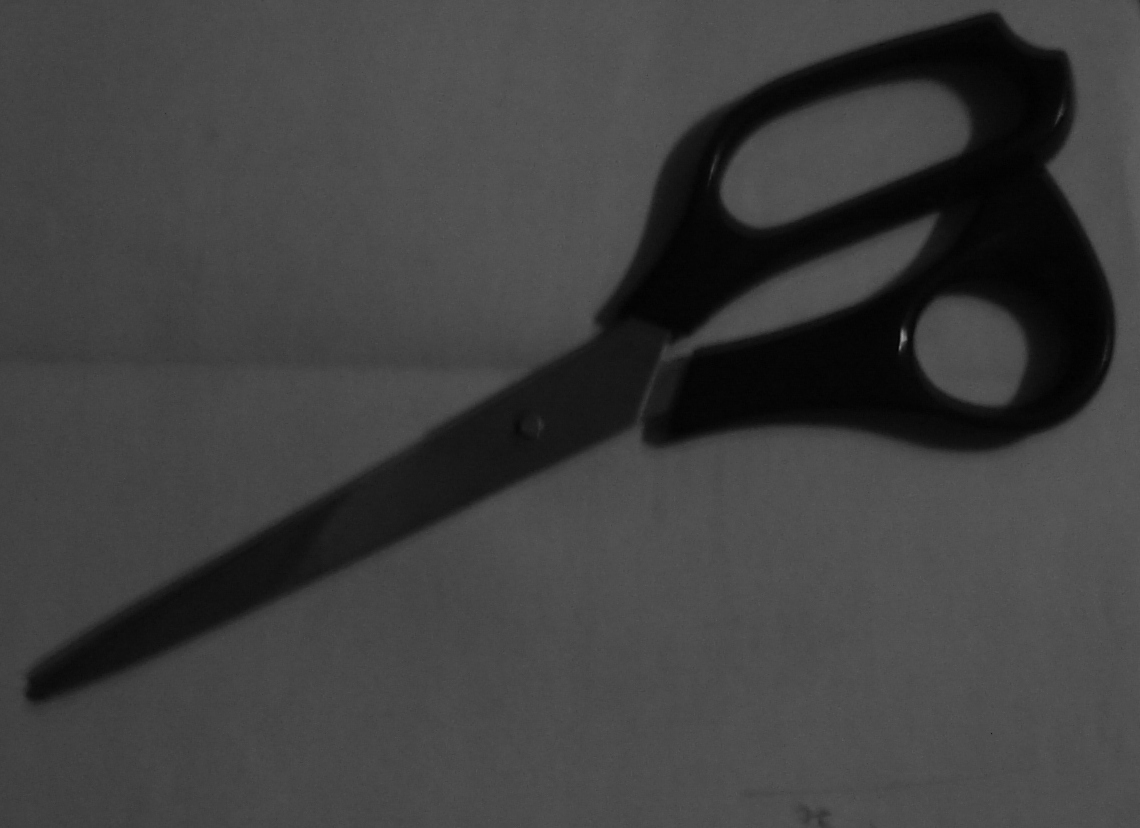
#> input picture Practica1/Imagenes/sci-2.bmp, 1140 x 828 px; the run also reads 1 picture not shown here
$ jupyter execute --allow-errors practica1.ipynb   (shell and % lines are left out)
#> lines starting #> are read from the running program, lines starting #| are printed output that depends on the picture; after the words box and inside, x2 and y2 are one past the last pixel; in counts of white or black regions, pixels touching at a corner belong together; long printed decimals are rounded
### 1- Adquirir tres imagenes en tonalidad de grises de dos objetos distintos con ilumninacion de intensidad baja, media y alta.

[cell 1]
import cv2
import numpy as np
import matplotlib.pyplot as plt

[cell 2]
#Para que las salidas queden empotradas
%pylab inline

[cell 3]
#Imagenes
path1 = '../Imagenes/sci-2.bmp'
path2 = '../Imagenes/sci-3.bmp'
path3 = '../Imagenes/sci-4.bmp'
path4 = '../Imagenes/tar-5.bmp'
path5 = '../Imagenes/tar-6.bmp'
path6 = '../Imagenes/tar-7.bmp'

[cell 4]
#Leemos las imagenes
img1 = cv2.imread(path1)
#> img1 is the input picture: shape (828, 1140, 3); min 0, max 157, mean 63.8
img2 = cv2.imread(path2)
img3 = cv2.imread(path3)
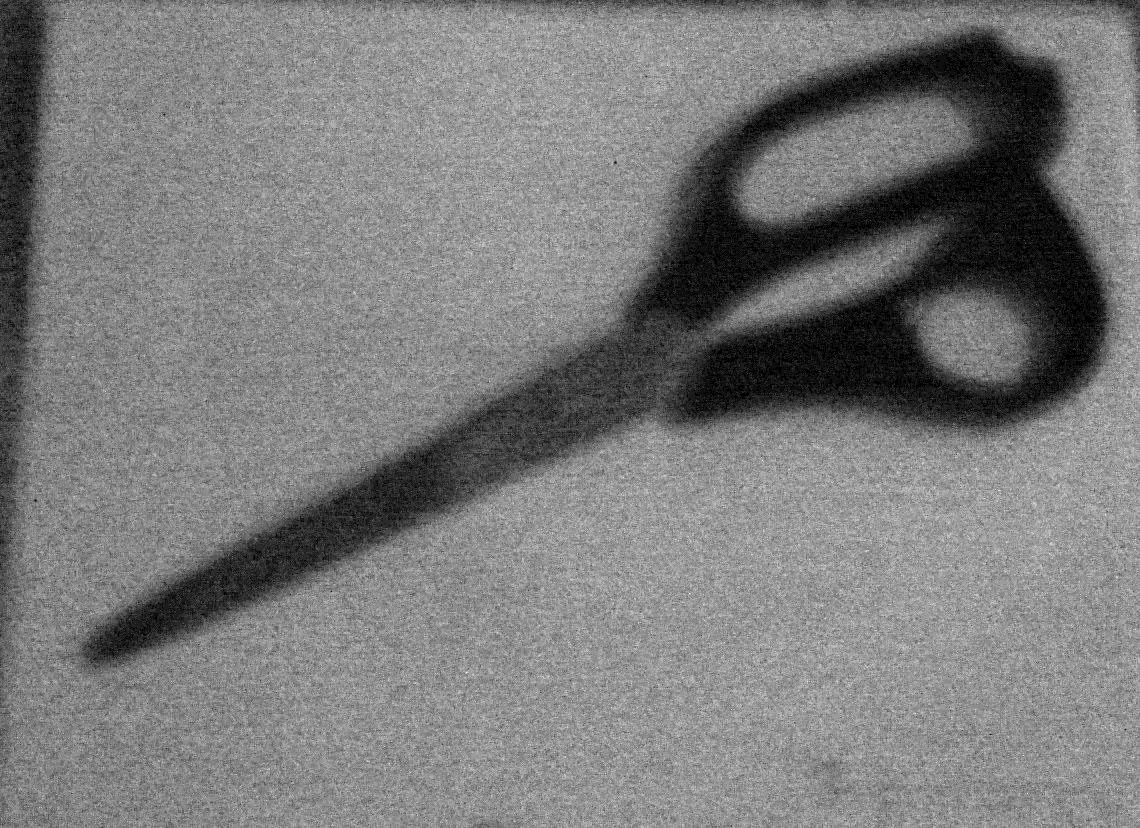
#> input picture Practica1/Imagenes/sci-4.bmp, 1140 x 828 px
#> img3 is the input picture: shape (828, 1140, 3); min 0, max 18, mean 8.69
img4 = cv2.imread(path4)
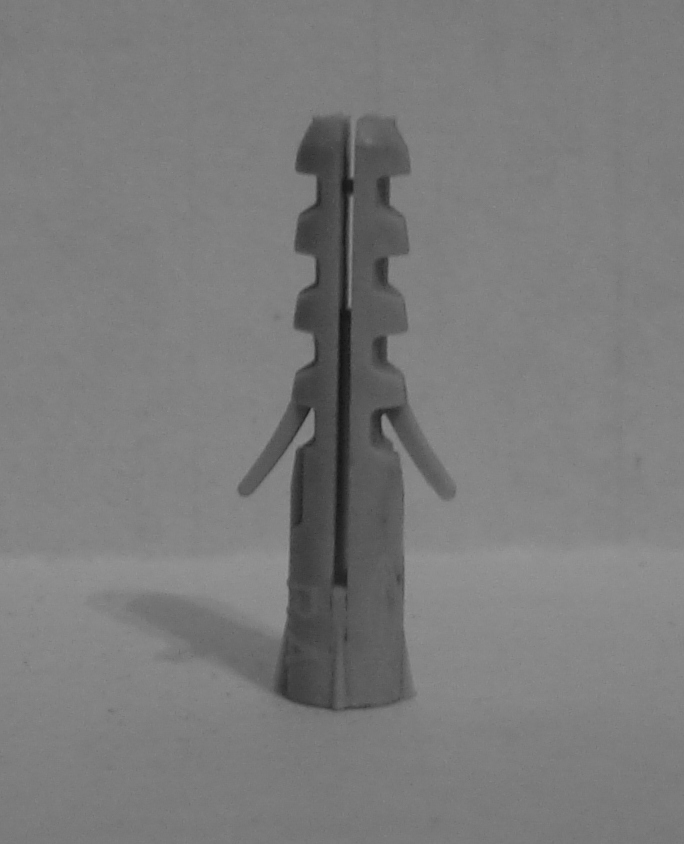
#> input picture Practica1/Imagenes/tar-5.bmp, 684 x 844 px
#> img4 is the input picture: shape (844, 684, 3); min 19, max 153, mean 122.8
img5 = cv2.imread(path5)
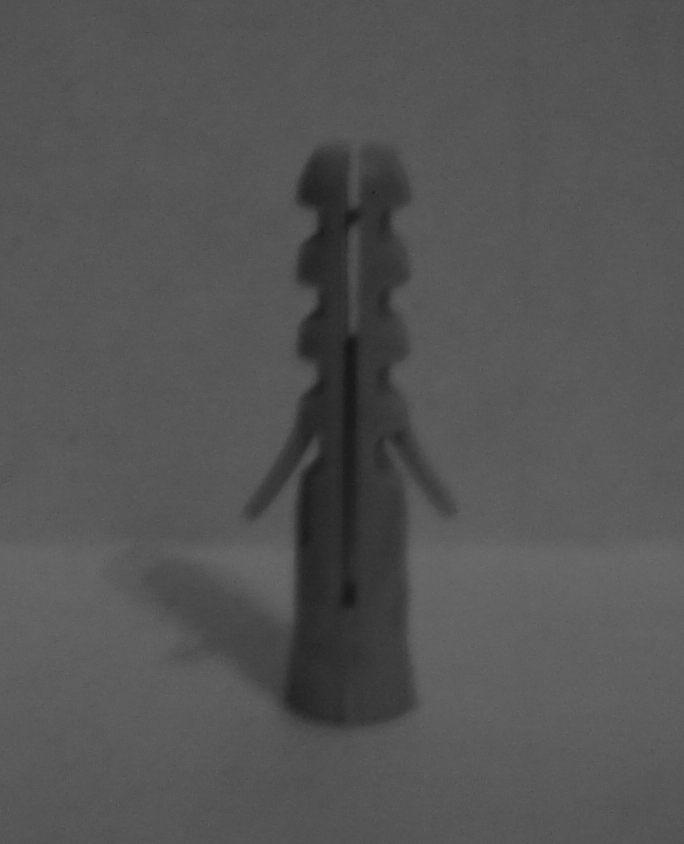
#> input picture Practica1/Imagenes/tar-6.bmp, 684 x 844 px
#> img5 is the input picture: shape (844, 684, 3); min 21, max 112, mean 84.5
img6 = cv2.imread(path6)
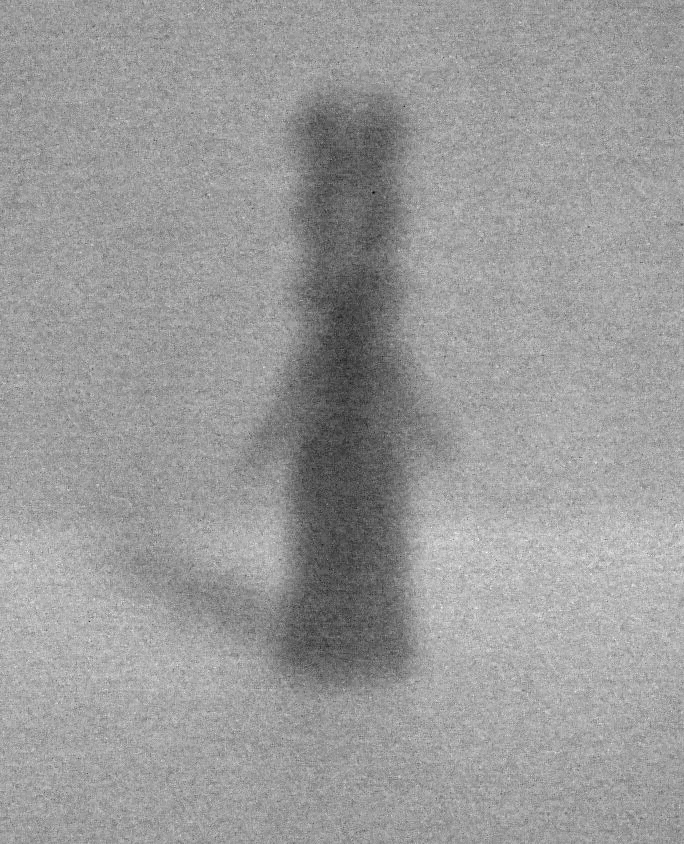
#> input picture Practica1/Imagenes/tar-7.bmp, 684 x 844 px
#> img6 is the input picture: shape (844, 684, 3); min 0, max 24, mean 14.5

[cell 5]
#Plots
fig, axarr = plt.subplots(2, 3)
fig.set_size_inches(10,10)
axarr[0, 0].imshow(img1)
axarr[0, 0].set_title('Figure 1')
axarr[0, 1].imshow(img2)
axarr[0, 1].set_title('Figure 2')
axarr[0, 2].imshow(img3)
axarr[0, 2].set_title('Figure 3')
axarr[1, 0].imshow(img4)
axarr[1, 0].set_title('Figure 4')
axarr[1, 1].imshow(img5)
axarr[1, 1].set_title('Figure 5')
axarr[1, 2].imshow(img6)
axarr[1, 2].set_title('Figure 6')
plt.show()

### 2- Mostrar el efecto del ruido producido por en una imagen que se toma con bajas condiciones de luminosidad

Existe un índice que nos indica la proporción señal/ruido presente en la captura de una imágen digital, ese índice se denomina ISO.
En las cámaras digitales, el sensor o CCD2 es el chip encargado de la captura de la imágen. Esta compuesto por una malla de miles de celdas fotosensibles en las que se recibe la imagen formada por el lente.
Cada una de esas celdas genera una corriente el eléctrica en presencia de la luz. Esa corriente eléctrica será luego convertida en datos numéricos que se almacenarán en forma digital binaria en la memoria de la cámara dando origen a un píxel.
Cada una de esas celdas genera una cantidad más o menos fija de corriente eléctrica (y por lo tanto de datos)
al azar, aún en ausencia de la luz y en relación a la temperatura.
La sensibilidad de cada uno de los elementos del sensor es fija, con un valor aproximado equivalente a 100 ISO. Los índices ISO superiores que nos ofrece la cámara digital se logran no por un incremento en la sensibilidad de los elementos captores, sino por una amplificación posterior de la señal que estos emiten. Como estos elementos tienen una emisión de señal de base más o menos fija, al capturar una señal lumínica débil y amplificarla, estamos amplificando también una buena porción de la emisión de datos aleatoria del chip, con lo que se mezclar ́a una cantidad de señal aleatoria sin contenido a la señal correspondiente a la imagen. La mayor calidad de imagen con una cámara digital se obtendrá usándola a su menor sensibilidad ISO equivalente.
El uso de sensibilidades ISO mayores se traducirá en un aumento de pixeles distribuidos al azar, principalmente en las zonas de sombra de la imagen. El ruido, a diferencia del grano, no será proporcional en toda la imagen, sino que se manifestará de forma más evidente en las zonas oscuras.
El ruido es más notable en algunos canales que en otros, normalmente el canal azul suele ser el que contiene más ruido.
Para demostrar esta amplificación de señal aleatoria bajo una señal lumínica débil, tomamos la imágen y
realizamos un corte, para tener referencia de donde se realizó ponemos a continuación la imágen y el corte realizado:

Para mostrar los efectos del ruido presentes bajo baja iluminación, vamos a mostrar en una imagen tomada en esa situacion de iluminación como se ve el ruido presente graficando los valores de una linea de pixels en la imagen.

[cell 6]
#para leer con Matplotlib python puro
import matplotlib.image as mpimg

[cell 7]
#imagen sacada con bajo nivel de iluminacion
path3 = '../Imagenes/sci-4.bmp'

[cell 8]
#vamos a demostrar como se amplifica el ruido en el sensor ccd

img3_opencv = cv2.imread(path3, cv2.IMREAD_GRAYSCALE)
img3_matplot = mpimg.imread(path3)  # leemos con matplotlib(python puro)

[cell 9]
#extraigo toda la fila 37
row_37 = img3_opencv[37, :]  # Slicing
#> row_37 = 1140 values, max 15 at index 693, min 0 at index 22, mean 9.67

[cell 10]
#plots
#******************************************************************************
fig, array_ax = plt.subplots(1, 3)
fig.set_size_inches(15,3)
array_ax[0].plot(row_37)
array_ax[0].set_title('extracted row')
array_ax[1].imshow(img3_opencv,cmap='gray')
array_ax[1].set_title('Opencv')
array_ax[2].imshow(img3_matplot,cmap='gray')
array_ax[2].set_title('Python')
plt.show()

### 4. Mostrar el efecto de descomponer una imagen color con el formato bmp en sus tres canales (R,G,B)  y compararla con la original (Se entregaran imagenes de prueba para realizar este punto).

El modelo de color RGB es un modelo aditivo en el cual las representaciones de los colores primarios Red, Green y Blue son sumados de varias maneras para lograr toda la gama de colores. Existe una representación geometrica de este modelo de color:

[cell 11]
img_rgb = cv2.imread('../Imagenes/220px-RGB_color_solid_cube.png')
#> (the rest of this cell did not finish here and is left out)

En opencv-python cada pixel es representado como un numpy array de 3 dimensiones.

[cell 12]
# test image
path1 = '../Imagenes/Lapices.bmp'
# read the image
img1 = cv2.imread(path1)

#> (a cell that did not finish here is left out)

[cell 14]
#prealocate the images
img1_red = np.zeros_like(img1)
img1_blue = np.zeros_like(img1)
img1_green = np.zeros_like(img1)

Para extraer cada canal utilizamos fancy indexcing y slicing(que son cosas que nos permite numpy)

#> (a cell that did not finish here is left out)

[cell 16]
# show the images
plt.figure()
#> (the rest of this cell did not finish here and is left out)

### 5. Mostrar los efectos del muestreo y la cuantizacion en una imagen dada.

Las imágenes digitales en escala de grises son representadas por matrices en las cuales sus elementos son
las intensidades de los píxeles en las coordenada $[x;y]$ se representa por ello a una imágen de (N por M)
 píxeles como una función
$f[x;y]$ ,el proceso de obtención de esta imágen proviene de haber muestreado una imágen continua $f(x;y)$ con
un período de muestreo (si el muestreo es uniforme) $T$ .

$$
\begin{equation}
f[x;y]=
\begin{bmatrix}
 f[0;0] & f[0;1] & ...&f[0,N-1] \\
 : & : & : \\
 : & : & : \\
 f[M-1;0] & f[M-1;1] & ...&f[M-1;N-1]
\end{bmatrix}
\end{equation}
$$
 Si realizamos nuevamente el proceso de muestrear la señal
digital, lo que estaremos haciendo es simplemente reduciendo su tamaño ya que al muestrear nuevamente tomamos
 una muestra si otra no , una si otra no de la imagen original (si $T=2$)
 $$
\begin{equation}
f_{s}[x;y]=
\begin{bmatrix}
 f[0;0] & f[0;3] & ...&f[0,N-3] \\
 : & : & : \\
 : & : & : \\
 f[M-3;0] & f[M-3;3] & ...&f[M-3;N-3]
\end{bmatrix}
\end{equation}
$$

[cell 17]
# images taked with poor ligth
path1 = '../Imagenes/Globos.bmp'
img1 = cv2.imread(path1, cv2.IMREAD_GRAYSCALE)
img1_muestreada = np.zeros_like(img1)

#> (a cell that did not finish here is left out)

[cell 19]
# cuantizacion
niveles = 4
#> (the rest of this cell did not finish here and is left out)

[cell 20]
(256/niveles)-1

[cell 21]
plt.figure()
#> (the rest of this cell did not finish here and is left out)

El efecto visible que se nota al realizar un submuestreo es el de píxelamiento de la imagen ya que hemos sacado
información de la misma.

La cuantización de una imagen digital, se trata simplemente de cuantizar los niveles en que están representadas
en las intensidades de los píxeles, la mayoría de las imágenes están representadas en 8 bits.

### 6. Desarrollar una funcion que permita calcular el histograma de una imagen en tonos de gris y lo muestre en pantalla.

## Histogramas

El histograma de una imagen con $L$ niveles posibles de intensidad de pixeles en el rango $[0,G]$ es definido como una función discreta:

$$h(r_{k})=n_{k}$$

Donde: $r_{k}$ es el $k$-esimo nivel de intesidad en el intervalo $[0,G]$ y $n_{k}$ es el número de pixeles en la imagen cuyo nivel de intesidad es $r_{k}$

[cell 22]
def histograma(image):
    """
    Compute the histogram of a uint8 image(grayscale)

    inputs
    -------
    image: a grayscale image

    output
    ------
    h: numpy array with the probabilities of each pixel
    """
    h = np.zeros(256, dtype=float)
    image = image.astype(np.uint8)
    for i in range(256):
        x = np.array([])
        x = np.argwhere(image == i)
        if (len(x) == 0):
            continue
        h[i] = len(x) / float(image.size)  # Normalizamos
    return h

[cell 23]
path1 = '../Imagenes/sci-2.bmp'
path2 = '../Imagenes/sci-3.bmp'
path3 = '../Imagenes/sci-4.bmp'
path4 = '../Imagenes/tar-5.bmp'
path5 = '../Imagenes/tar-6.bmp'
path6 = '../Imagenes/tar-7.bmp'

[cell 24]
img1 = cv2.imread(path1, cv2.IMREAD_GRAYSCALE)
#> img1: shape (828, 1140)
img2 = cv2.imread(path2, cv2.IMREAD_GRAYSCALE)
#> img2: shape (828, 1140)
img3 = cv2.imread(path3, cv2.IMREAD_GRAYSCALE)
img4 = cv2.imread(path4, cv2.IMREAD_GRAYSCALE)
#> img4: shape (844, 684)
img5 = cv2.imread(path5, cv2.IMREAD_GRAYSCALE)
#> img5: shape (844, 684)
img6 = cv2.imread(path6, cv2.IMREAD_GRAYSCALE)
#> img6: shape (844, 684)

[cell 25]
hist1 = histograma(img1)
#> after the loop in histograma, `for i in range(256):`: h = 256 values, max 0.0567 at index 79, min 0 at index 97, mean 0.00391
#> hist1 has the same summary as h in histograma
hist2 = histograma(img2)
#> the loop in histograma (call 2), `for i in range(256):` made 256 passes
#> x on passes 55, 57, 58: [[536, 1010]], [[344, 910]], [[345, 909], [347, 909], [348, 909]]
#> hist2 = 256 values, max 0.08 at index 43, min 0 at index 61, mean 0.00391
hist3 = histograma(img3)
#> hist3 = 256 values, max 0.229 at index 10, min 0 at index 19, mean 0.00391
hist4 = histograma(img4)
#> hist4 = 256 values, max 0.0787 at index 126, min 0 at index 0, mean 0.00391
hist5 = histograma(img5)
#> hist5 = 256 values, max 0.0937 at index 87, min 0 at index 0, mean 0.00391
hist6 = histograma(img6)
#> hist6 = 256 values, max 0.272 at index 15, min 0 at index 1, mean 0.00391

[cell 26]
#plots
plt.figure()
plt.stem(np.arange(256), hist1, linefmt='b-', markerfmt='bo', basefmt='r-')
plt.title('Histogram of the image 1')
plt.figure()
plt.stem(np.arange(256), hist2, linefmt='b-', markerfmt='bo', basefmt='r-')
plt.title('Histogram of the image 2')
plt.figure()
plt.stem(np.arange(256), hist3, linefmt='b-', markerfmt='bo', basefmt='r-')
plt.title('Histogram of the image 3')
plt.figure()
plt.stem(np.arange(256), hist4, linefmt='b-', markerfmt='bo', basefmt='r-')
plt.title('Histogram of the image 4')
plt.figure()
plt.stem(np.arange(256), hist5, linefmt='b-', markerfmt='bo', basefmt='r-')
plt.title('Histogram of the image 5')
plt.figure()
plt.stem(np.arange(256), hist6, linefmt='b-', markerfmt='bo', basefmt='r-')
plt.title('Histogram of the image 6')

### 8. Hallar un valor de segmentacion optimo (en forma manual o automatica) para cada una de las imagenes tomadas en el punto 1 (6 imagenes).Mostrar los resultados

[cell 27]
def segmentacion_auto_Gonz(image):
    """
    Calculate a optimal segmentation value

    Entrada: image (grayscale)
    -------
    Salida: T (float segmentation value)
    ------
    """

    T = 0.5 * (np.min(image) + np.max(image))
#> T = 78.5
    flag = False
    while not flag:
        g = image >= T
        T_next = 0.5 * (np.mean(image[g]) + np.mean(image[np.invert(g)]))
        flag = np.abs(T - T_next) < 0.5
        T = T_next
#> this loop made 5 passes
#> (T_next, flag, T) on passes 1 to 5: (69.21, False, 69.21), (59.7, False, 59.7), (46.71, False, 46.71), (45.19, False, 45.19), (45.11, True, 45.11)
#> pass 1, in segmentacion_auto_Gonz, `g = image >= T`:
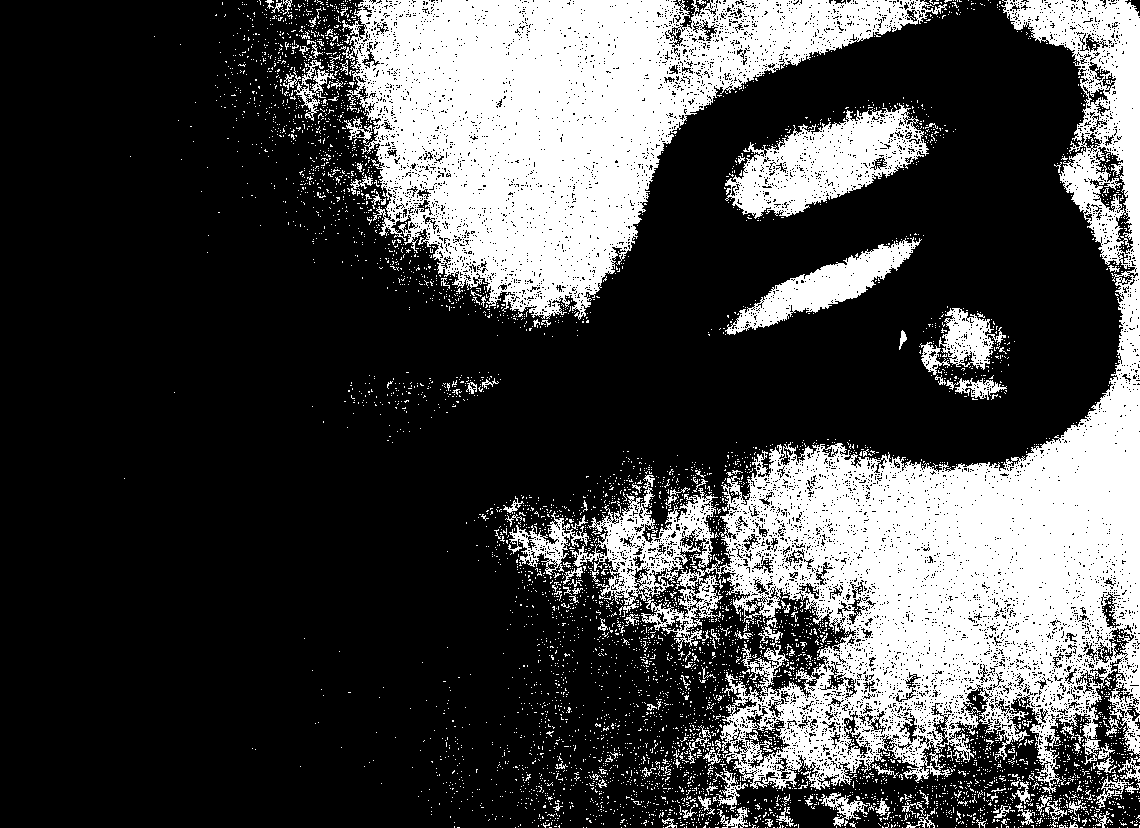
#> g: shape (828, 1140) bool; 27.6% white; 5435 white regions (5292 under 20 px), largest, box (x1, y1, x2, y2) and area: (570, 0, 1140, 794) 127232, (342, 0, 947, 320) 90055, (725, 103, 929, 219) 11227
    return T

[cell 28]
T1 = segmentacion_auto_Gonz(img1)
#> T1 = 45.11
T2 = segmentacion_auto_Gonz(img2)
#> the loop in segmentacion_auto_Gonz (call 2), `while not flag:` made 3 passes
#> (T_next, flag, T) on passes 1 to 3: (27.91, False, 27.91), (24.8, False, 24.8), (24.55, True, 24.55)
#> T2 = 24.55
T3 = segmentacion_auto_Gonz(img3)
#> T3 = 6.54
T4 = segmentacion_auto_Gonz(img4)
#> T4 = 103.5
T5 = segmentacion_auto_Gonz(img5)
#> T5 = 69.88
T6 = segmentacion_auto_Gonz(img6)
#> T6 = 12.11

[cell 29]
#Los valores de segmentacion hallados
print (T1)
#| 45.106
print (T2)
#| 24.547
print (T3)
#| 6.543
print (T4)
#| 103.468
print (T5)
#| 69.875
print (T6)
#| 12.108

[cell 30]
#Magia¡¡¡
img1_bin = img1 < T1
#> img1_bin: shape (828, 1140) bool; 18.2% white; 4 white regions (3 under 20 px), largest, box (x1, y1, x2, y2) and area: (24, 12, 1116, 706) 172230
img2_bin = img2 < T2
#> img2_bin: shape (828, 1140) bool; 18.4% white; 19 white regions (18 under 20 px), largest, box (x1, y1, x2, y2) and area: (31, 21, 1124, 722) 173804
img3_bin = img3 < T3
#> img3_bin: shape (828, 1140) bool; 19.3% white; 5032 white regions (5007 under 20 px), largest, box (x1, y1, x2, y2) and area: (81, 25, 1116, 672) 155428, (0, 0, 53, 640) 17239, (528, 0, 769, 11) 984
img4_bin = img4 < T4
#> img4_bin: shape (844, 684) bool; 11.2% white; 35 white regions (34 under 20 px), largest, box (x1, y1, x2, y2) and area: (238, 116, 455, 713) 64453
img5_bin = img5 < T5
#> img5_bin: shape (844, 684) bool; 10.9% white; 103 white regions (102 under 20 px), largest, box (x1, y1, x2, y2) and area: (235, 145, 451, 731) 62865
img6_bin = img6 < T6
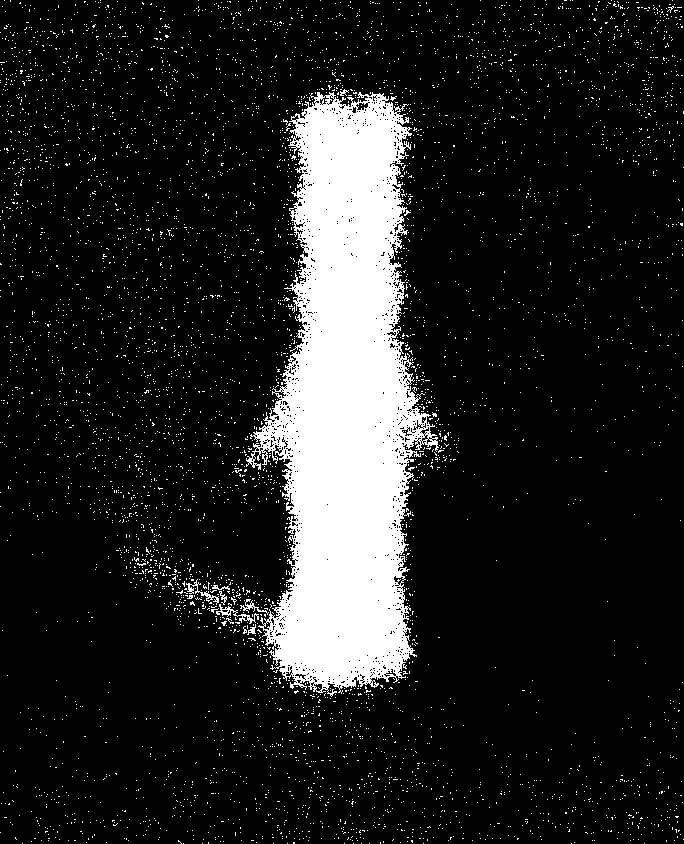
#> img6_bin: shape (844, 684) bool; 13.1% white; 5479 white regions (5471 under 20 px), largest, box (x1, y1, x2, y2) and area: (246, 92, 439, 697) 66524, (216, 604, 259, 624) 194, (186, 579, 219, 605) 164
